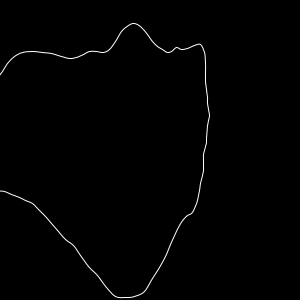
Frame 1 (no input)
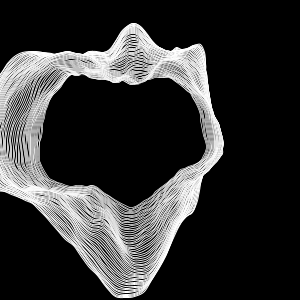
Frame 60 (the mouse pressed at the canvas centre just before this capture)
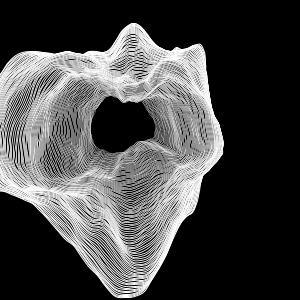
Frame 120 (the mouse held since frame 60 and released just before this capture)

The Processing sketch that drew these frames (run headless with seeded random() and noise(); from frame 60 on, the mouse is pressed at the canvas centre):

// Processing sketch: arp
// ── arp.pde
float theta = 0;
float __xNoise = 1; //min:1 max:20
float __yNoise = 2; //min:1 max:20
float __xMove = 100; //min:0 max:100
float __yMove = 100; //min:0 max:100
float scaler = 1;

float __minScale = 25; //min:10 max:50
float __maxScale = 200; //min:50 max:300
float __decrement = 0.006; //min:0.0001 max:0.01
float __colorFill = 0; //min:0 max:150
float __colorStroke = 255; //min:100 max:255

void setup() {
  size(300, 300);
  background(0);
}

void draw() {
  if (scaler > 0) {
    fill(__colorFill, 100);
    stroke(__colorStroke);
    push();
    __xMove += 0.001;
    __yMove += 0.001;
    float xMover = map(noise(__xMove, frameCount / 1000.0), 0, 1, -width / 3, width / 3);
    float yMover = map(noise(__yMove, frameCount / 1000.0), 0, 1, -height / 3, height / 3);
    translate(width / 2 + xMover, height / 2 + yMover);
    beginShape();
    scale(scaler);
    for (float i = 0; i <= TWO_PI; i += TWO_PI / 100) {
      float x = cos(i) * value(__xNoise, i);
      float y = sin(i) * value(__yNoise, i);
      curveVertex(x, y);
    }
    endShape(CLOSE);
    pop();
    //scaler -= 0.0004;
    scaler -= __decrement;
  }
}

float value(float diameter, float theta) {
  float xoff = map(cos(theta), -1, 1, 0, diameter);
  float yoff = map(sin(theta), -1, 1, 0, diameter);
  float r = noise(xoff, yoff, frameCount / 100.0);
  return map(r, 0, 1, __minScale, __maxScale);
}
